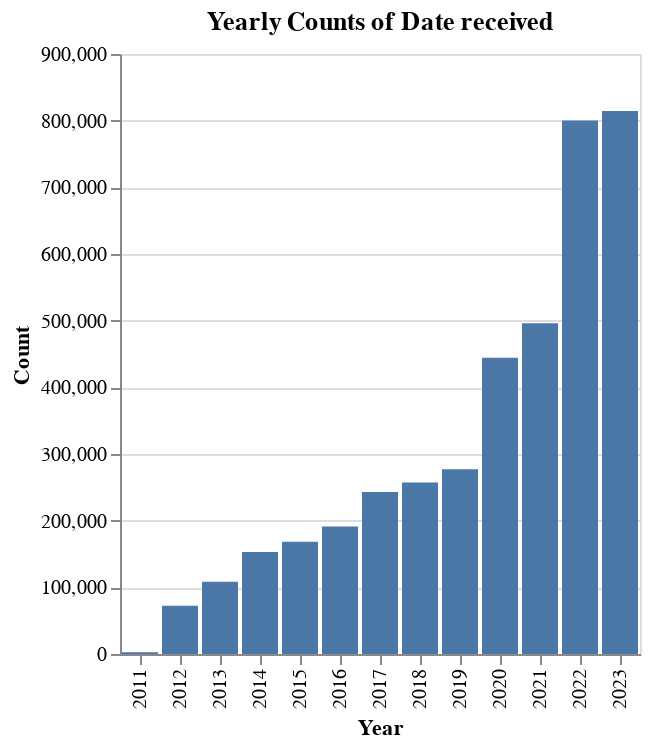

The code cell stored with this chart in its notebook:
### Markdown cell above
data volume by year

### Code cell
# data volume by year

print(data['Date received'].dt.year.value_counts().sort_index())



# Perform the value counts and sorting
value_counts = data['Date received'].dt.year.value_counts().sort_index().reset_index()
value_counts.columns = ['Year', 'Count']

# Create the Altair chart
alt.Chart(value_counts).mark_bar().encode(
    x='Year:O',
    y='Count:Q'
).properties(
    title='Yearly Counts of Date received'
)

### Figure 1 — Vega-Lite specification as saved in the notebook (floating-point values rounded to 4 significant figures)
{"config": {"view": {"continuousWidth": 400, "continuousHeight": 300}}, "data": {"name": "data-91906be4cf3239431f2c2a8de5358571"}, "mark": "bar", "encoding": {"x": {"field": "Year", "type": "ordinal"}, "y": {"field": "Count", "type": "quantitative"}}, "title": "Yearly Counts of Date received", "$schema": "https://vega.github.io/schema/vega-lite/v5.2.0.json", "datasets": {"data-91906be4cf3239431f2c2a8de5358571": [{"Year": 2011, "Count": 2536}, {"Year": 2012, "Count": 72372}, {"Year": 2013, "Count": 108215}, {"Year": 2014, "Count": 153012}, {"Year": 2015, "Count": 168453}, {"Year": 2016, "Count": 191434}, {"Year": 2017, "Count": 242863}, {"Year": 2018, "Count": 257223}, {"Year": 2019, "Count": 277300}, {"Year": 2020, "Count": 444305}, {"Year": 2021, "Count": 496009}, {"Year": 2022, "Count": 800388}, {"Year": 2023, "Count": 814420}]}}
